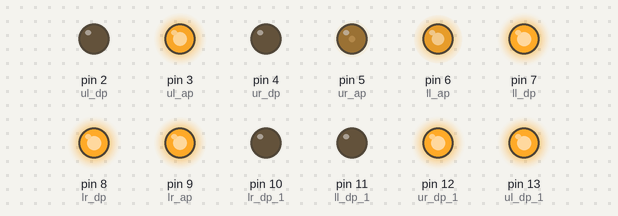
The sketch below on a simulated Arduino Uno, built with avr-gcc and run on an emulated ATmega328P. Shown: output pins drawn as LEDs (lit = HIGH). Random numbers use the default seed unless the sketch sets one; what the sketch prints to the serial monitor is not drawn.

Above: at 0.1 s.
At 2.1 s:
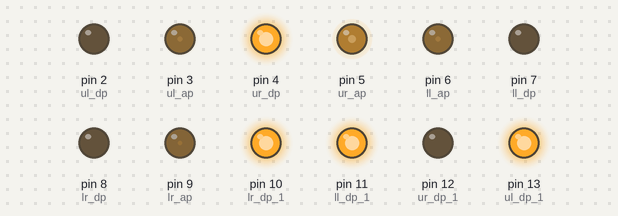
At 9.1 s:
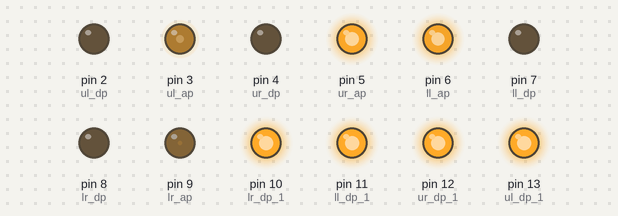
At 19.1 s:
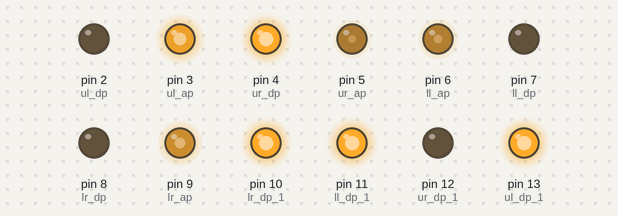
At 21.1 s:
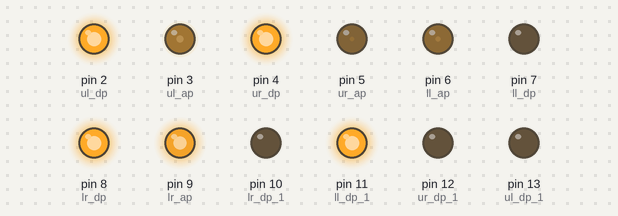
At 38.1 s:
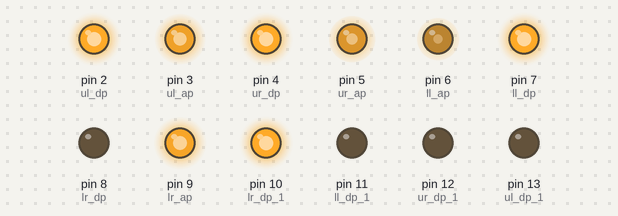
Timing chart, 0 to 40.0 s (numbered marks = the images above):
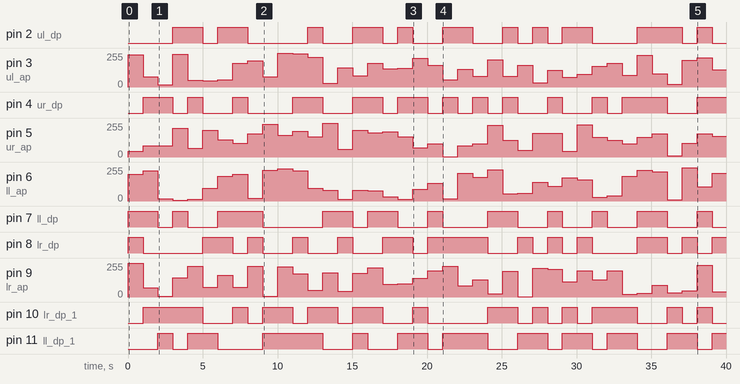

Measured:
- by itself, pin 2 (ul_dp): LOW → HIGH at 3.0 s, → LOW 2.0 s later, → HIGH 1.0 s later, → LOW 2.0 s later, … (22 changes in this stretch)
- by itself, pin 4 (ur_dp): LOW → HIGH at 1.0 s, → LOW 2.0 s later, → HIGH 1.0 s later, → LOW 1.0 s later, … (25 changes in this stretch)
- by itself, pin 5 (ur_ap): 0/255 → 42/255 at 0.00 s, → 85/255 1.0 s later, → 84/255 1.0 s later, → 214/255 1.0 s later, … (40 changes in this stretch)
- by itself, pin 6 (ll_ap): 0/255 → 200/255 at 0.00 s, → 226/255 1.0 s later, → 17/255 1.0 s later, → 7/255 1.0 s later, … (40 changes in this stretch)
- by itself, pin 7 (ll_dp): LOW → HIGH at 0.00 s, → LOW 2.0 s later, → HIGH 1.0 s later, → LOW 1.0 s later, … (22 changes in this stretch)
- by itself, pin 8 (lr_dp): LOW → HIGH at 0.00 s, → LOW 1.0 s later, → HIGH 4.0 s later, → LOW 2.0 s later, … (25 changes in this stretch)
- by itself, pin 9 (lr_ap): 0/255 → 254/255 at 0.00 s, → 71/255 1.0 s later, → 5/255 1.0 s later, → 146/255 1.0 s later, … (40 changes in this stretch)
- by itself, pin 10 (lr_dp_1): LOW → HIGH at 1.0 s, → LOW 4.0 s later, → HIGH 2.0 s later, → LOW 1.0 s later, … (24 changes in this stretch)

The sketch:

main.ino
```cpp
/*
	- upper left (ul)
	- upper right (ur)
	- lower left (ll)
	- lower right (lr)
	- digital pin for direction (dp)
	- analog pin for speed (ap)
*/

// these digital inputs are for h bridge
// 2 pins for each motor. i_dp and i_dp_1 for motor i
int ul_dp = 2;
int ur_dp = 4;
int ll_dp = 7;
int lr_dp = 8;

int ul_dp_1 = 13;
int ur_dp_1 = 12;
int ll_dp_1 = 11;
int lr_dp_1 = 10;

int ul_ap = 3;
int ur_ap = 5;
int ll_ap = 6;
int lr_ap = 9;


void setup()
{
	Serial.begin(9600);

	pinMode(ul_dp, OUTPUT);
	pinMode(ul_ap, OUTPUT);
	pinMode(ur_dp, OUTPUT);
	pinMode(ur_ap, OUTPUT);
	pinMode(ll_dp, OUTPUT);
	pinMode(ll_ap, OUTPUT);
	pinMode(lr_dp, OUTPUT);
	pinMode(lr_ap, OUTPUT);
	pinMode(ul_dp_1, OUTPUT);
	pinMode(ur_dp_1, OUTPUT);
	pinMode(ll_dp_1, OUTPUT);
	pinMode(lr_dp_1, OUTPUT);
}


void loop()
{
	String msg = "s";

	/*
		motors assinged to indices as ascending order
		- upper left (ul)
		- upper right (ur)
		- lower left (ll)
		- lower right (lr)
	*/

	int motorDirs[4];
	int motorSpeeds[4];

	for(int i = 0; i < 4; i++)
	{
		int dir = random(2);
		int speed = random(256);

		motorDirs[i] = dir;
		motorSpeeds[i] = speed;

		msg += String(dir);
		msg += adjust_str(String(speed));
	}

	msg += "f";

	Serial.println(msg);


	/*
		adjust pins depend on motor values
		mi diredction of motor i
		msi speed of motor 1

	*/
	int m1, m2, m3, m4;
	int ms1, ms2, ms3, ms4;

	m1 = motorDirs[0];
	m2 = motorDirs[1];
	m3 = motorDirs[2];
	m4 = motorDirs[3];

	ms1 = motorSpeeds[0];
	ms2 = motorSpeeds[1];
	ms3 = motorSpeeds[2];
	ms4 = motorSpeeds[3];

	driveMotor(m1, ms1, ul_dp, ul_dp_1, ul_ap);
	driveMotor(m2, ms2, ur_dp, ur_dp_1, ur_ap);
	driveMotor(m3, ms3, ll_dp, ll_dp_1, ll_ap);
	driveMotor(m4, ms4, lr_dp, lr_dp_1, lr_ap);

	delay(1000);
}

String adjust_str(String val)
{
	String str = "000";

	for(int i = sizeof(val)-1; i >= 0; i--)
	{
		str[i] = val[i];
	}

	return str;
}

void driveMotor(int dir, int speed, int in1, int in2, int enab)
{
	if(dir == 0)
	{
		digitalWrite(in1, HIGH);
		digitalWrite(in2, LOW);
	}
	else
	{
		digitalWrite(in1, LOW);
		digitalWrite(in2, HIGH);
	}

	analogWrite(enab, speed);
}
```
